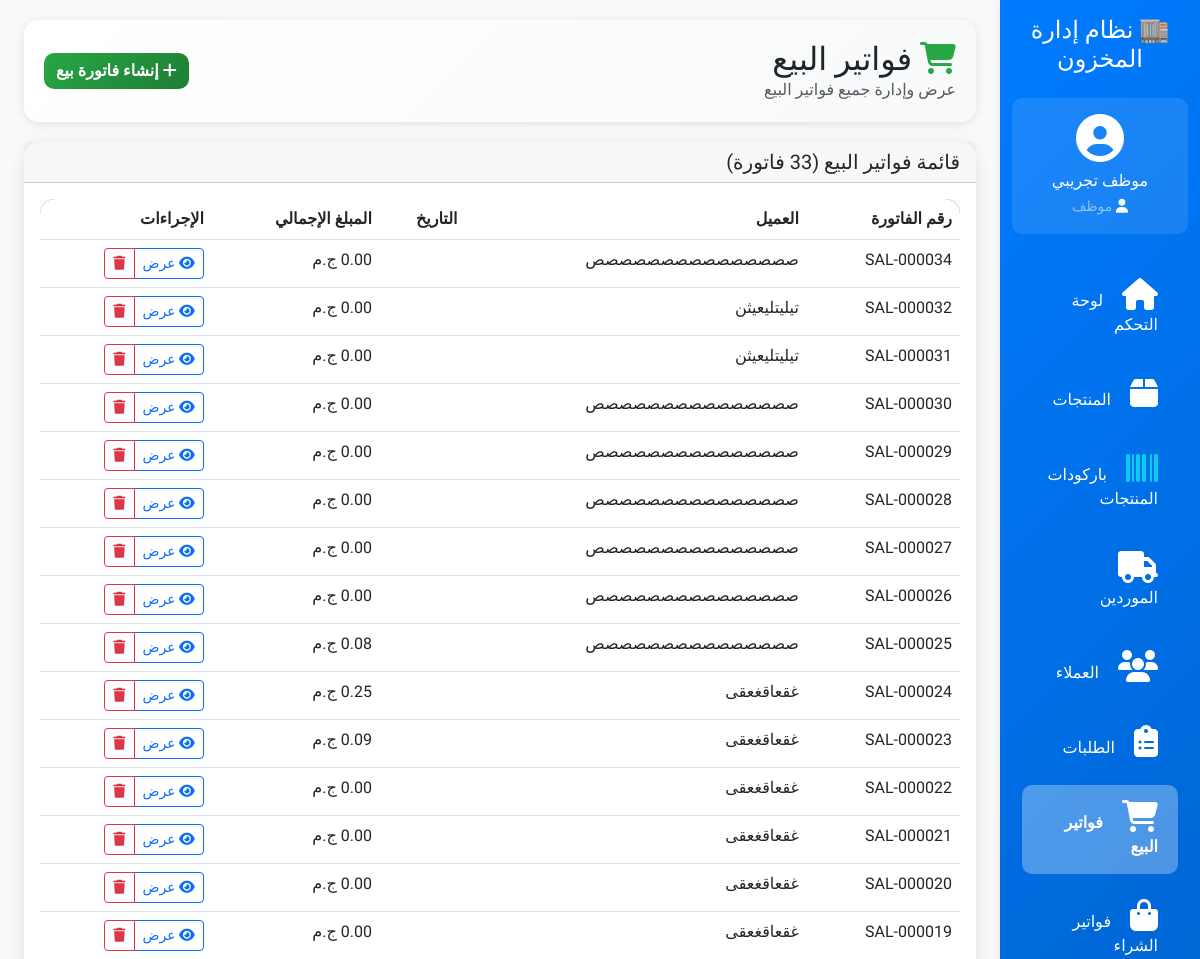
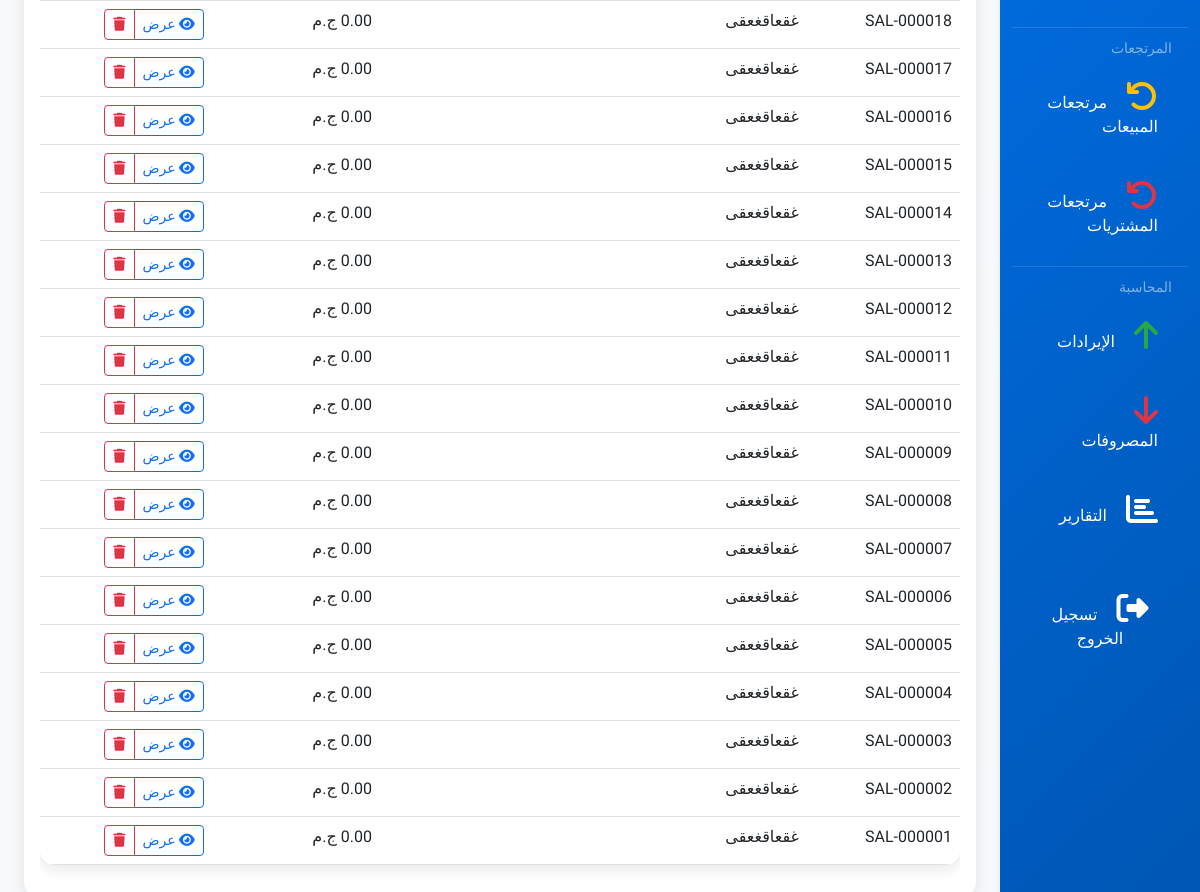
The page /sales/ (signed in) on the database its author committed (2 pictures, top to bottom).
### inventory/models.py (models this page shows, shortened)
class Employee(models.Model):
    EMPLOYMENT_STATUS_CHOICES = [
        ("active", "نشط"),
        ("inactive", "غير نشط"),
        ("suspended", "موقوف"),
        ("terminated", "منتهي الخدمة"),
    ]
    user = models.OneToOneField(
        User,
        on_delete=models.CASCADE,
        verbose_name="المستخدم",
        related_name="employee_profile"
    )
    employee_id = models.CharField(
        max_length=20,
        unique=True,
        verbose_name="رقم الموظف"
    )
    role = models.ForeignKey(
        Role,
        on_delete=models.SET_NULL,
        null=True,
        blank=True,
        verbose_name="الدور الوظيفي"
    )
    department = models.CharField(
        max_length=100,
        blank=True,
        null=True,
        verbose_name="القسم"
    )
    phone = models.CharField(max_length=20, blank=True, null=True, verbose_name="رقم الهاتف")
    address = models.TextField(blank=True, null=True, verbose_name="العنوان")
    hire_date = models.DateField(verbose_name="تاريخ التوظيف")
    salary = models.DecimalField(
        max_digits=10,
        decimal_places=2,
        blank=True,
        null=True,
        verbose_name="الراتب"
    )
    employment_status = models.CharField(
        max_length=20,
        choices=EMPLOYMENT_STATUS_CHOICES,
        default="active",
        verbose_name="حالة التوظيف"
    )
    notes = models.TextField(blank=True, null=True, verbose_name="ملاحظات")
    created_at = models.DateTimeField(auto_now_add=True, verbose_name="تاريخ الإنشاء")
    updated_at = models.DateTimeField(auto_now=True, verbose_name="تاريخ التحديث")
    class Meta:
        verbose_name = "موظف"
        verbose_name_plural = "الموظفين"
        ordering = ["employee_id"]
    @property
    def is_manager(self):
        if not self.role:
            return False
        manager_roles = [
            "مدير عام", "مدير نظام", "مدير", "مدير مبيعات",
            "مدير مخزون", "مدير مالي", "مدير تقني"
        ]
        return (
            self.role.name in manager_roles or
            self.role.has_permission('manage_employees') or
            self.role.has_permission('manage_roles')
        )
    @property
    def can_manage_employees(self):
        return (
            self.is_manager or
            (self.role and self.role.has_permission('manage_employees'))
        )
    @property
    def can_manage_roles(self):
        return (
            self.is_manager or
            (self.role and self.role.has_permission('manage_roles'))
        )

class Role(models.Model):
    name = models.CharField(max_length=100, unique=True, verbose_name="اسم الدور")
    description = models.TextField(blank=True, null=True, verbose_name="الوصف")
    permissions = models.ManyToManyField(
        Permission,
        blank=True,
        verbose_name="الصلاحيات",
        related_name="roles"
    )
    is_active = models.BooleanField(default=True, verbose_name="نشط")
    created_at = models.DateTimeField(auto_now_add=True, verbose_name="تاريخ الإنشاء")
    updated_at = models.DateTimeField(auto_now=True, verbose_name="تاريخ التحديث")
    class Meta:
        verbose_name = "دور وظيفي"
        verbose_name_plural = "الأدوار الوظيفية"
        ordering = ["name"]
    def has_permission(self, permission_codename):
        return self.permissions.filter(codename=permission_codename).exists()

class SaleInvoice(models.Model):
    invoice_number = models.CharField(max_length=50, unique=True, verbose_name="رقم الفاتورة")
    customer = models.ForeignKey(
        Customer,
        on_delete=models.CASCADE,
        verbose_name="العميل",
    )
    date = models.DateTimeField(auto_now_add=True, verbose_name="تاريخ الفاتورة")
    total_amount = models.DecimalField(
        max_digits=12,
        decimal_places=2,
        default=0,
        verbose_name="المبلغ الإجمالي",
    )
    notes = models.TextField(blank=True, null=True, verbose_name="ملاحظات")
    created_by = models.ForeignKey(
        User,
        on_delete=models.CASCADE,
        verbose_name="أنشئت بواسطة",
    )
    class Meta:
        verbose_name = "فاتورة بيع"
        verbose_name_plural = "فواتير البيع"
        ordering = ["-date"]

class Customer(models.Model):
    name = models.CharField(max_length=200, verbose_name="اسم العميل")
    phone = models.CharField(max_length=20, verbose_name="رقم الهاتف")
    email = models.EmailField(blank=True, null=True, verbose_name="البريد الإلكتروني")
    address = models.TextField(blank=True, null=True, verbose_name="العنوان")
    created_at = models.DateTimeField(auto_now_add=True, verbose_name="تاريخ الإنشاء")
    updated_at = models.DateTimeField(auto_now=True, verbose_name="تاريخ التحديث")
    class Meta:
        verbose_name = "عميل"
        verbose_name_plural = "العملاء"
        ordering = ["name"]

### inventory/views.py (the view)
# urls.py: path("sales/", views.sale_invoice_list, name="sale_invoice_list"),
@login_required
def sale_invoice_list(request):
    invoices = SaleInvoice.objects.all().order_by('-date')
    return render(request, 'inventory/sale_invoice_list.html', {'invoices': invoices})

### inventory/templates/inventory/sale_invoice_list.html (shortened to what this page needs)
{% extends 'base.html' %}
{% load currency_tags %}
{% block content %}
<div class="page-header">
    <div class="d-flex justify-content-between align-items-center">
        <div>
            <h1 class="h2 mb-0">
                <i class="fas fa-shopping-cart text-success"></i>
                فواتير البيع
            </h1>
            <p class="text-muted mb-0">عرض وإدارة جميع فواتير البيع</p>
        </div>
        <a href="{% url 'sale_invoice_create' %}" class="btn btn-success">
            <i class="fas fa-plus"></i> إنشاء فاتورة بيع
        </a>
    </div>
</div>
<div class="card">
    <div class="card-header">
        <h5 class="mb-0">قائمة فواتير البيع ({{ invoices.count }} فاتورة)</h5>
    </div>
    <div class="card-body">
        {% if invoices %}
            <div class="table-responsive">
                <table class="table table-hover">
                    <thead>
                        <tr>
                            <th>رقم الفاتورة</th>
                            <th>العميل</th>
                            <th>التاريخ</th>
                            <th>المبلغ الإجمالي</th>
                            <th>الإجراءات</th>
                        </tr>
                    </thead>
                    <tbody>
                        {% for invoice in invoices %}
                        <tr>
                            <td>{{ invoice.invoice_number }}</td>
                            <td>{{ invoice.customer.name }}</td>
                            <td>{{ invoice.created_at|date:"Y-m-d" }}</td>
                            <td>{{ invoice.total_amount|currency }}</td>
                            <td>
                                <div class="btn-group" role="group">
                                    <a href="{% url 'sale_invoice_detail' invoice.id %}" class="btn btn-sm btn-outline-primary">
                                        <i class="fas fa-eye"></i> عرض
                                    </a>
                                    <button type="button" class="btn btn-sm btn-outline-danger"
                                            onclick="confirmDelete('{{ invoice.invoice_number }}', '{% url 'sale_invoice_delete' invoice.id %}')"
                                            title="حذف">
                                        <i class="fas fa-trash"></i>
                                    </button>
                                </div>
                            </td>
                        </tr>
                        {% endfor %}
                    </tbody>
                </table>
            </div>
        {% endif %}
    </div>
</div>
{% endblock %}

### templates/base.html (shortened to what this page needs)
<!DOCTYPE html>
<html lang="ar" dir="rtl">
<head>
    <link href="https://cdn.jsdelivr.net/npm/bootstrap@5.3.0/dist/css/bootstrap.rtl.min.css" rel="stylesheet">
    <link href="https://cdnjs.cloudflare.com/ajax/libs/font-awesome/6.4.0/css/all.min.css" rel="stylesheet">
</head>
<body>
    <div class="container-fluid">
        <div class="row">
            <nav class="col-md-3 col-lg-2 d-md-block sidebar" id="sidebar">
                <div class="position-sticky pt-3">
                    <div class="text-center mb-4 d-none d-md-block">
                        <h4 class="text-white">🏬 نظام إدارة المخزون</h4>
                    </div>
                    {% load permission_tags %}
                    {% if user.is_authenticated %}
                    <div class="user-info mb-4 p-3" style="background: rgba(255,255,255,0.1); border-radius: 10px;">
                        <div class="text-center">
                            <div class="user-avatar mb-2">
                                <i class="fas fa-user-circle fa-3x text-white"></i>
                            </div>
                            <h6 class="text-white mb-1">{{ user.get_full_name|default:user.username }}</h6>
                            <small class="text-white-50">
                                {% if user.is_superuser %}
                                    <i class="fas fa-crown text-warning"></i> مدير عام
                                {% elif user|is_manager %}
                                    <i class="fas fa-user-tie text-info"></i> {{ user|get_user_role }}
                                {% else %}
                                    <i class="fas fa-user text-light"></i> {{ user|get_user_role }}
                                {% endif %}
                            </small>
                        </div>
                    </div>
                    {% endif %}
                    <ul class="nav flex-column">
                        <li class="nav-item">
                            <a class="nav-link {% if request.resolver_match.url_name == 'dashboard' %}active{% endif %}" href="{% url 'dashboard' %}">
                                <i class="fas fa-home icon-lg"></i>
                                لوحة التحكم
                            </a>
                        </li>
                        <li class="nav-item">
                            <a class="nav-link {% if 'product' in request.resolver_match.url_name and 'barcode' not in request.resolver_match.url_name %}active{% endif %}" href="{% url 'product_list' %}">
                                <i class="fas fa-box icon-lg"></i>
                                المنتجات
                            </a>
                        </li>
                        <li class="nav-item">
                            <a class="nav-link {% if 'barcode' in request.resolver_match.url_name %}active{% endif %}" href="{% url 'product_barcodes' %}">
                                <i class="fas fa-barcode icon-lg text-info"></i>
                                باركودات المنتجات
                            </a>
                        </li>
                        <li class="nav-item">
                            <a class="nav-link {% if 'supplier' in request.resolver_match.url_name %}active{% endif %}" href="{% url 'supplier_list' %}">
                                <i class="fas fa-truck icon-lg"></i>
                                الموردين
                            </a>
                        </li>
                        <li class="nav-item">
                            <a class="nav-link {% if 'customer' in request.resolver_match.url_name %}active{% endif %}" href="{% url 'customer_list' %}">
                                <i class="fas fa-users icon-lg"></i>
                                العملاء
                            </a>
                        </li>
                        <li class="nav-item">
                            <a class="nav-link {% if 'order' in request.resolver_match.url_name %}active{% endif %}" href="{% url 'order_list' %}">
                                <i class="fas fa-clipboard-list icon-lg"></i>
                                الطلبات
                            </a>
                        </li>
                        <li class="nav-item">
                            <a class="nav-link {% if 'sale' in request.resolver_match.url_name %}active{% endif %}" href="{% url 'sale_invoice_list' %}">
                                <i class="fas fa-shopping-cart icon-lg"></i>
                                فواتير البيع
                            </a>
                        </li>
                        <li class="nav-item">
                            <a class="nav-link {% if 'purchase' in request.resolver_match.url_name %}active{% endif %}" href="{% url 'purchase_invoice_list' %}">
                                <i class="fas fa-shopping-bag icon-lg"></i>
                                فواتير الشراء
                            </a>
                        </li>
                        <li class="nav-item">
                            <hr class="text-white-50 my-2">
                        </li>
                        <li class="nav-item">
                            <small class="text-white-50 px-3">المرتجعات</small>
                        </li>
                        <li class="nav-item">
                            <a class="nav-link {% if 'sale_return' in request.resolver_match.url_name %}active{% endif %}" href="{% url 'sale_return_list' %}">
                                <i class="fas fa-undo icon-lg text-warning"></i>
                                مرتجعات المبيعات
                            </a>
                        </li>
                        <li class="nav-item">
                            <a class="nav-link {% if 'purchase_return' in request.resolver_match.url_name %}active{% endif %}" href="{% url 'purchase_return_list' %}">
                                <i class="fas fa-undo icon-lg text-danger"></i>
                                مرتجعات المشتريات
                            </a>
                        </li>
                        <li class="nav-item">
                            <hr class="text-white-50 my-2">
                        </li>
                        <li class="nav-item">
                            <small class="text-white-50 px-3">المحاسبة</small>
                        </li>
                        <li class="nav-item">
                            <a class="nav-link {% if 'revenue' in request.resolver_match.url_name %}active{% endif %}" href="{% url 'revenue_list' %}">
                                <i class="fas fa-arrow-up icon-lg text-success"></i>
                                الإيرادات
                            </a>
                        </li>
                        <li class="nav-item">
                            <a class="nav-link {% if 'expense' in request.resolver_match.url_name %}active{% endif %}" href="{% url 'expense_list' %}">
                                <i class="fas fa-arrow-down icon-lg text-danger"></i>
                                المصروفات
                            </a>
                        </li>
                        <li class="nav-item">
                            <a class="nav-link {% if 'report' in request.resolver_match.url_name %}active{% endif %}" href="{% url 'reports' %}">
                                <i class="fas fa-chart-bar icon-lg"></i>
                                التقارير
                            </a>
                        </li>
                        {% load permission_tags %}
                        <li class="nav-item mt-4">
                            <form action="{% url 'logout' %}" method="post" class="d-inline">
                                <button type="submit" class="nav-link btn btn-link text-white text-decoration-none">
                                    <i class="fas fa-sign-out-alt icon-lg"></i>
                                    تسجيل الخروج
                                </button>
                            </form>
                        </li>
                    </ul>
                </div>
            </nav>
            <main class="col-md-9 ms-sm-auto col-lg-10 px-md-4 main-content">
                {% block content %}{% endblock %}
            </main>
        </div>
    </div>
</body>
</html>

### rows shown on the page
SaleInvoice: invoice_number "SAL-000034", customer.name "صصصصصصصصصصصصصصص", total_amount "0.00 ج.م"
SaleInvoice: invoice_number "SAL-000032", customer.name "تيليتليعيثن", total_amount "0.00 ج.م"
SaleInvoice: invoice_number "SAL-000031", customer.name "تيليتليعيثن", total_amount "0.00 ج.م"
SaleInvoice: invoice_number "SAL-000030", customer.name "صصصصصصصصصصصصصصص", total_amount "0.00 ج.م"
SaleInvoice: invoice_number "SAL-000029", customer.name "صصصصصصصصصصصصصصص", total_amount "0.00 ج.م"
SaleInvoice: invoice_number "SAL-000028", customer.name "صصصصصصصصصصصصصصص", total_amount "0.00 ج.م"
SaleInvoice: invoice_number "SAL-000027", customer.name "صصصصصصصصصصصصصصص", total_amount "0.00 ج.م"
SaleInvoice: invoice_number "SAL-000026", customer.name "صصصصصصصصصصصصصصص", total_amount "0.00 ج.م"
SaleInvoice: invoice_number "SAL-000025", customer.name "صصصصصصصصصصصصصصص", total_amount "0.08 ج.م"
SaleInvoice: invoice_number "SAL-000024", customer.name "غقعاقغعقى", total_amount "0.25 ج.م"
SaleInvoice: invoice_number "SAL-000023", customer.name "غقعاقغعقى", total_amount "0.09 ج.م"
SaleInvoice: invoice_number "SAL-000022", customer.name "غقعاقغعقى", total_amount "0.00 ج.م"
SaleInvoice: invoice_number "SAL-000021", customer.name "غقعاقغعقى", total_amount "0.00 ج.م"
SaleInvoice: invoice_number "SAL-000020", customer.name "غقعاقغعقى", total_amount "0.00 ج.م"
SaleInvoice: invoice_number "SAL-000019", customer.name "غقعاقغعقى", total_amount "0.00 ج.م"
SaleInvoice: invoice_number "SAL-000018", customer.name "غقعاقغعقى", total_amount "0.00 ج.م"
SaleInvoice: invoice_number "SAL-000017", customer.name "غقعاقغعقى", total_amount "0.00 ج.م"
SaleInvoice: invoice_number "SAL-000016", customer.name "غقعاقغعقى", total_amount "0.00 ج.م"
SaleInvoice: invoice_number "SAL-000015", customer.name "غقعاقغعقى", total_amount "0.00 ج.م"
SaleInvoice: invoice_number "SAL-000014", customer.name "غقعاقغعقى", total_amount "0.00 ج.م"
SaleInvoice: invoice_number "SAL-000013", customer.name "غقعاقغعقى", total_amount "0.00 ج.م"
SaleInvoice: invoice_number "SAL-000012", customer.name "غقعاقغعقى", total_amount "0.00 ج.م"
SaleInvoice: invoice_number "SAL-000011", customer.name "غقعاقغعقى", total_amount "0.00 ج.م"
SaleInvoice: invoice_number "SAL-000010", customer.name "غقعاقغعقى", total_amount "0.00 ج.م"
SaleInvoice: invoice_number "SAL-000009", customer.name "غقعاقغعقى", total_amount "0.00 ج.م"
SaleInvoice: invoice_number "SAL-000008", customer.name "غقعاقغعقى", total_amount "0.00 ج.م"
SaleInvoice: invoice_number "SAL-000007", customer.name "غقعاقغعقى", total_amount "0.00 ج.م"
SaleInvoice: invoice_number "SAL-000006", customer.name "غقعاقغعقى", total_amount "0.00 ج.م"
SaleInvoice: invoice_number "SAL-000005", customer.name "غقعاقغعقى", total_amount "0.00 ج.م"
SaleInvoice: invoice_number "SAL-000004", customer.name "غقعاقغعقى", total_amount "0.00 ج.م"
SaleInvoice: invoice_number "SAL-000003", customer.name "غقعاقغعقى", total_amount "0.00 ج.م"
SaleInvoice: invoice_number "SAL-000002", customer.name "غقعاقغعقى", total_amount "0.00 ج.م"
SaleInvoice: invoice_number "SAL-000001", customer.name "غقعاقغعقى", total_amount "0.00 ج.م"

### other values the page prints
{{ user.get_full_name|default:user.username }} "موظف تجريبي"
{{ user|get_user_role }} "موظف"
